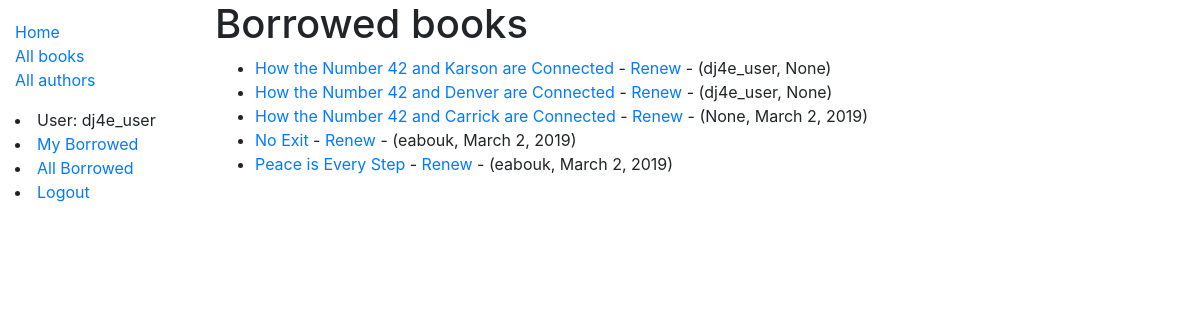
Page /catalog/borrowed/ (signed in) on the earlier database version.
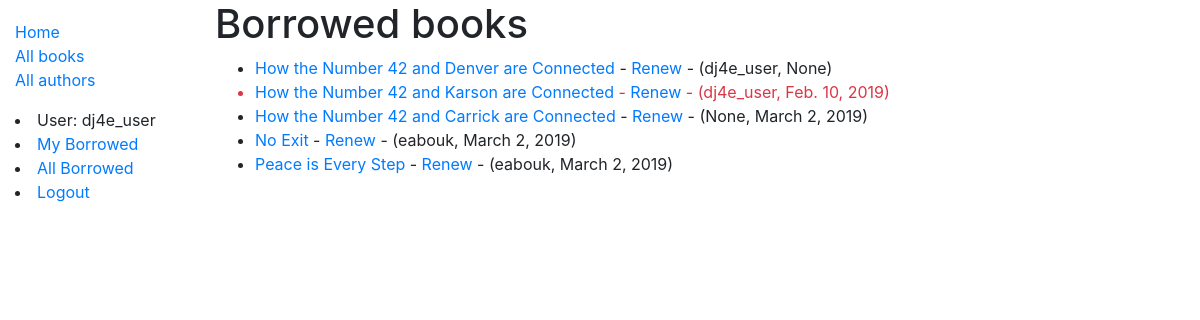
Same page on the later database version.
### catalog/models.py (models this page shows, shortened)
class BookInstance(models.Model):
    id = models.UUIDField(primary_key=True, default=uuid.uuid4, help_text='Unique ID for this particular book across whole library')
    book = models.ForeignKey('Book', on_delete=models.SET_NULL, null=True)
    imprint = models.CharField(max_length=200)
    due_back = models.DateField(null=True, blank=True)
    borrower = models.ForeignKey(User, on_delete=models.SET_NULL, null=True, blank=True)
    @property
    def is_overdue(self):
        if self.due_back and date.today() > self.due_back:
            return True
        return False
    LOAN_STATUS = (
        ('m', 'Maintenance'),
        ('o', 'On loan'),
        ('a', 'Available'),
        ('r', 'Reserved'),
    )
    status = models.CharField(
        max_length=1,
        choices=LOAN_STATUS,
        blank=True,
        default='m',
        help_text='Book availability',
    )
    class Meta:
        ordering = ['due_back']
        permissions = (("can_mark_returned", "Set book as returned"),)

class Book(models.Model):
    title = models.CharField(max_length=200)
    author = models.ForeignKey('Author', on_delete=models.SET_NULL, null=True)
    summary = models.TextField(max_length=1000, help_text='Enter a brief description of the book')
    isbn = models.CharField('ISBN', max_length=13, help_text='13 Character <a href="https://www.isbn-international.org/content/what-isbn">ISBN number</a>')
    language = models.ForeignKey('Language', on_delete=models.SET_NULL, null=True, blank=True)
    genre = models.ManyToManyField(Genre, help_text='Select a genre for this book')
    def display_genre(self):
        """Create a string for the Genre. This is required to display genre in Admin."""
        return ', '.join(genre.name for genre in self.genre.all()[:3])
    display_genre.short_description = 'Genre'

### catalog/views.py (the view)
# urls.py: path('borrowed/', views.LoanedBooksListView.as_view(), name='all-borrowed'),
class LoanedBooksListView(PermissionRequiredMixin,generic.ListView):
    model = BookInstance
    permission_required = 'catalog.can_mark_returned'
    template_name ='catalog/bookinstance_list_borrowed_all.html'
    paginate_by = 10
    def get_queryset(self):
        return BookInstance.objects.filter(status__exact='o').order_by('due_back')

### catalog/templates/catalog/bookinstance_list_borrowed_all.html
{% extends "base_generic.html" %}
{% block content %}
    <h1>Borrowed books</h1>
    {% if bookinstance_list %}
    <ul>
    {% for bookinst in bookinstance_list %}
    <li class="{% if bookinst.is_overdue %}text-danger{% endif %}">
        <a href="{% url 'book-detail' bookinst.book.pk %}">{{bookinst.book.title}}</a>
            {% if perms.catalog.can_mark_returned %}
                - <a href="{% url 'renew-book-librarian' bookinst.id %}">Renew</a>  -
            {% endif %}
        ({{bookinst.borrower}}, {{ bookinst.due_back }})
    </li>
    {% endfor %}
    </ul>
    {% else %}
    <p>There are no books borrowed.</p>
    {% endif %}
{% endblock %}

Differences in the rows shown:
shown differently, row unchanged: BookInstance "How the Number 42 and Denver are Connected": moves up the list
changed BookInstance "How the Number 42 and Karson are Connected": due_back "None" → "Feb. 10, 2019"
